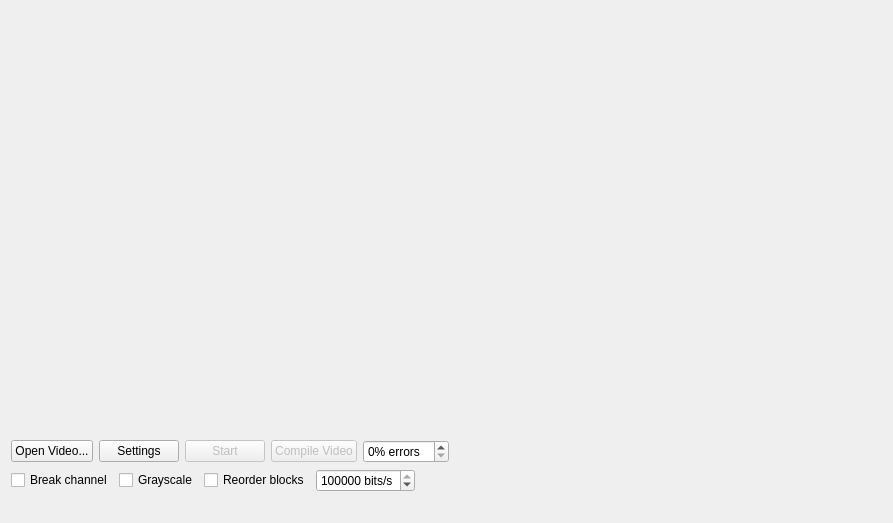
<?xml version="1.0" encoding="UTF-8"?>
<ui version="4.0">
 <class>MainWindow</class>
 <widget class="QMainWindow" name="MainWindow">
  <property name="geometry">
   <rect>
    <x>0</x>
    <y>0</y>
    <width>893</width>
    <height>523</height>
   </rect>
  </property>
  <property name="windowTitle">
   <string>MainWindow</string>
  </property>
  <widget class="QWidget" name="centralWidget">
   <layout class="QVBoxLayout" name="verticalLayout" stretch="1,0,0,0">
    <item>
     <layout class="QHBoxLayout" name="horizontalLayout" stretch="1">
      <property name="sizeConstraint">
       <enum>QLayout::SetFixedSize</enum>
      </property>
      <item>
       <widget class="QLabel" name="image_corrupt">
        <property name="maximumSize">
         <size>
          <width>873</width>
          <height>453</height>
         </size>
        </property>
        <property name="text">
         <string/>
        </property>
        <property name="scaledContents">
         <bool>true</bool>
        </property>
       </widget>
      </item>
     </layout>
    </item>
    <item>
     <layout class="QHBoxLayout" name="horizontalLayout_2" stretch="0,0,0,0,0,0">
      <property name="topMargin">
       <number>9</number>
      </property>
      <item>
       <widget class="QPushButton" name="openButton">
        <property name="text">
         <string>Open Video...</string>
        </property>
       </widget>
      </item>
      <item>
       <widget class="QPushButton" name="settingsButton">
        <property name="text">
         <string>Settings</string>
        </property>
       </widget>
      </item>
      <item>
       <widget class="QPushButton" name="startButton">
        <property name="enabled">
         <bool>false</bool>
        </property>
        <property name="text">
         <string>Start</string>
        </property>
       </widget>
      </item>
      <item>
       <widget class="QPushButton" name="recordButton">
        <property name="enabled">
         <bool>false</bool>
        </property>
        <property name="text">
         <string>Compile Video</string>
        </property>
        <property name="checkable">
         <bool>false</bool>
        </property>
       </widget>
      </item>
      <item>
       <widget class="QSpinBox" name="errorSpinBox">
        <property name="suffix">
         <string>% errors</string>
        </property>
        <property name="maximum">
         <number>15</number>
        </property>
       </widget>
      </item>
      <item>
       <spacer name="horizontalSpacer">
        <property name="orientation">
         <enum>Qt::Horizontal</enum>
        </property>
        <property name="sizeHint" stdset="0">
         <size>
          <width>40</width>
          <height>20</height>
         </size>
        </property>
       </spacer>
      </item>
     </layout>
    </item>
    <item>
     <layout class="QHBoxLayout" name="horizontalLayout_3">
      <item>
       <widget class="QCheckBox" name="breakChannelCheckBox">
        <property name="text">
         <string>Break channel</string>
        </property>
       </widget>
      </item>
      <item>
       <widget class="QCheckBox" name="grayscaleCheckBox">
        <property name="text">
         <string>Grayscale</string>
        </property>
       </widget>
      </item>
      <item>
       <widget class="QCheckBox" name="reorderCheckBox">
        <property name="text">
         <string>Reorder blocks</string>
        </property>
       </widget>
      </item>
      <item>
       <widget class="QSpinBox" name="bandwidthSpinBox">
        <property name="suffix">
         <string> bits/s</string>
        </property>
        <property name="minimum">
         <number>1</number>
        </property>
        <property name="maximum">
         <number>2000000000</number>
        </property>
        <property name="value">
         <number>1000000000</number>
        </property>
       </widget>
      </item>
      <item>
       <spacer name="horizontalSpacer_2">
        <property name="orientation">
         <enum>Qt::Horizontal</enum>
        </property>
        <property name="sizeHint" stdset="0">
         <size>
          <width>40</width>
          <height>20</height>
         </size>
        </property>
       </spacer>
      </item>
     </layout>
    </item>
    <item>
     <layout class="QHBoxLayout" name="horizontalLayout_4">
      <item>
       <widget class="QLabel" name="infoLabel1">
        <property name="minimumSize">
         <size>
          <width>0</width>
          <height>0</height>
         </size>
        </property>
        <property name="text">
         <string/>
        </property>
       </widget>
      </item>
      <item>
       <widget class="QLabel" name="infoLabel2">
        <property name="text">
         <string/>
        </property>
       </widget>
      </item>
     </layout>
    </item>
   </layout>
  </widget>
 </widget>
 <layoutdefault spacing="6" margin="11"/>
 <resources/>
 <connections/>
</ui>
